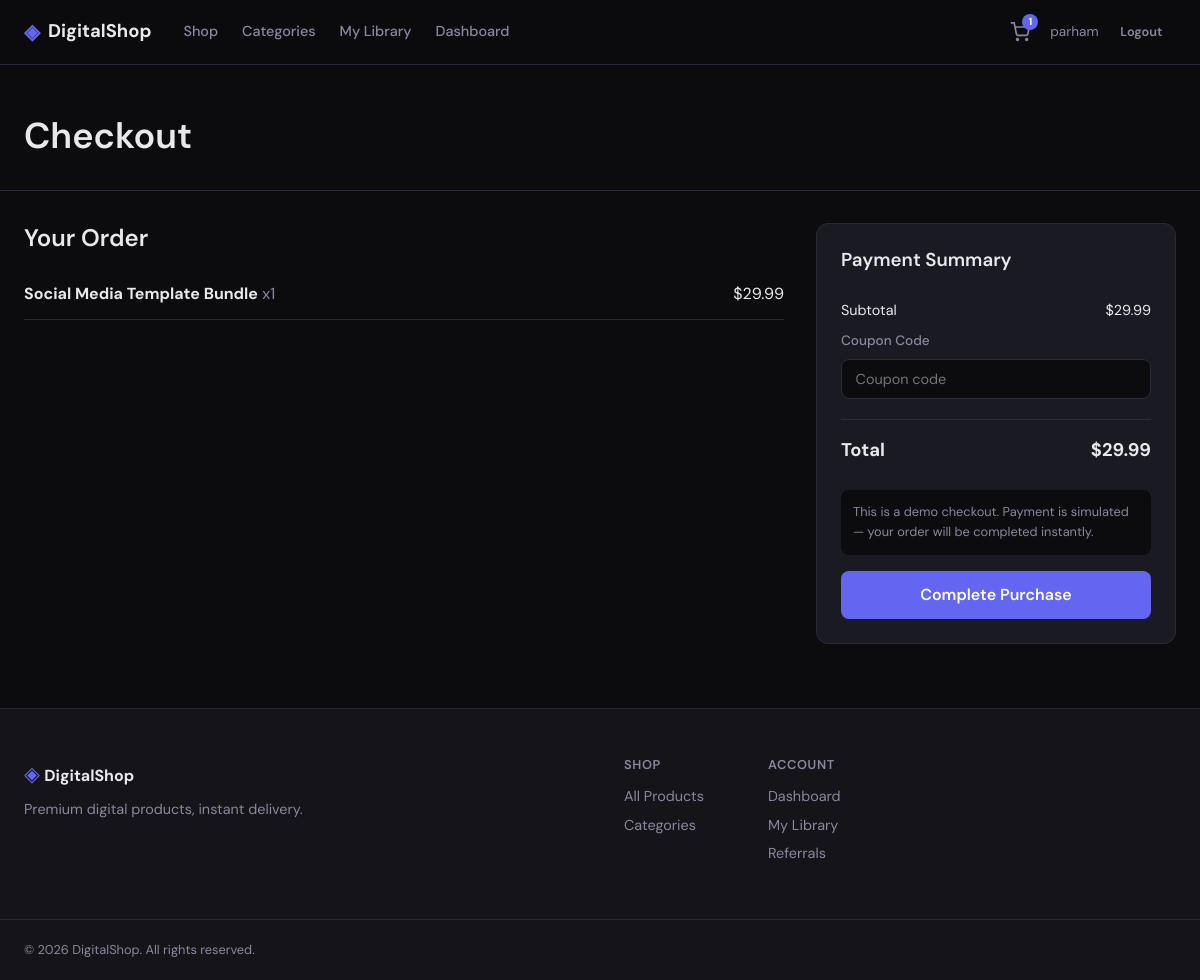
/cart/checkout/ (signed in), run on the app's committed database.
### apps/cart/models.py (models this page shows, shortened)
class CartItem(TimeStampedModel):
    cart = models.ForeignKey(Cart, on_delete=models.CASCADE, related_name="items")
    product = models.ForeignKey(Product, on_delete=models.CASCADE)
    quantity = models.PositiveIntegerField(default=1)
    class Meta:
        db_table = "cart_cart_item"
        unique_together = [("cart", "product")]
    @property
    def line_total(self):
        return self.product.price * self.quantity

### apps/catalog/models.py (models this page shows, shortened)
class Product(TimeStampedModel):
    category = models.ForeignKey(
        Category,
        on_delete=models.PROTECT,
        related_name="products",
    )
    title = models.CharField(max_length=200)
    slug = models.SlugField(max_length=220, unique=True, blank=True)
    short_description = models.CharField(max_length=300)
    description = models.TextField()
    price = models.DecimalField(max_digits=10, decimal_places=2)
    compare_at_price = models.DecimalField(
        max_digits=10,
        decimal_places=2,
        null=True,
        blank=True,
        help_text="Original price for sale display",
    )
    cover_image = models.ImageField(upload_to="products/covers/", blank=True, null=True)
    is_active = models.BooleanField(default=True)
    is_featured = models.BooleanField(default=False)
    download_count = models.PositiveIntegerField(default=0)
    class Meta:
        db_table = "catalog_product"
        ordering = ["-created_at"]

### apps/cart/views.py (the view)
# urls.py: path("checkout/", views.checkout, name="checkout"),
@login_required
def checkout(request):
    cart = get_or_create_cart(request)
    items = list(cart.items.select_related("product"))
    if not items:
        messages.warning(request, "Your cart is empty.")
        return redirect("catalog:products")
    subtotal = cart.subtotal
    coupon_code = request.session.get("coupon_code", "")
    coupon_discount = 0
    coupon = None
    if coupon_code:
        coupon = Coupon.objects.filter(code__iexact=coupon_code).first()
        if coupon and coupon.is_valid():
            coupon_discount = coupon.calculate_discount(subtotal)
    referral_credit = request.user.profile.referral_credit
    max_credit_usable = max(subtotal - coupon_discount, 0)
    if request.method == "POST":
        form = CheckoutForm(request.POST)
        if form.is_valid():
            try:
                order = CheckoutService.process_order(
                    user=request.user,
                    cart=cart,
                    coupon_code=form.cleaned_data.get("coupon_code") or coupon_code,
                    use_referral_credit=form.cleaned_data.get("use_referral_credit", False),
                )
                request.session.pop("coupon_code", None)
                messages.success(request, f"Order {order.order_number} completed successfully!")
                return redirect("orders:detail", order_number=order.order_number)
            except ValueError as e:
                messages.error(request, str(e))
    else:
        form = CheckoutForm(initial={"coupon_code": coupon_code})
    context = {
        "cart": cart,
        "items": items,
        "subtotal": subtotal,
        "coupon_discount": coupon_discount,
        "coupon_code": coupon_code,
        "referral_credit": referral_credit,
        "max_credit_usable": min(referral_credit, max_credit_usable),
        "total": max(subtotal - coupon_discount, 0),
        "form": form,
    }
    return render(request, "cart/checkout.html", context)

### apps/promotions/forms.py
class CheckoutForm(forms.Form):
    coupon_code = forms.CharField(
        max_length=50,
        required=False,
        widget=forms.TextInput(attrs={"placeholder": "Coupon code"}),
    )
    use_referral_credit = forms.BooleanField(required=False, initial=False)

### apps/cart/context_processors.py (called while the page is built)
def cart_context(request):
    try:
        cart = get_or_create_cart(request)
        return {
            "cart_item_count": cart.total_items,
        }
    except Exception:
        return {"cart_item_count": 0}

### apps/cart/models.py (called while the page is built)
    @property
    def total_items(self):
        return sum(item.quantity for item in self.items.all())

    @property
    def subtotal(self):
        return sum(item.line_total for item in self.items.select_related("product"))

### apps/cart/services.py (called while the page is built, shortened)
def get_or_create_cart(request):
    if request.user.is_authenticated:
        cart, _ = Cart.objects.get_or_create(user=request.user)
        return cart

### templates/cart/checkout.html (shortened to what this page needs)
{% extends "base.html" %}
{% block content %}
<div class="page-header">
    <div class="container">
        <h1>Checkout</h1>
    </div>
</div>
<div class="container checkout-layout">
    <div class="checkout-items">
        <h2>Your Order</h2>
        {% for item in items %}
        <div class="checkout-item">
            <div>
                <strong>{{ item.product.title }}</strong>
                <span class="text-muted">x{{ item.quantity }}</span>
            </div>
            <span>${{ item.line_total }}</span>
        </div>
        {% endfor %}
    </div>
    <aside class="checkout-summary">
        <form method="post" class="summary-card">
            <h3>Payment Summary</h3>
            <div class="summary-row">
                <span>Subtotal</span>
                <span>${{ subtotal }}</span>
            </div>
            <div class="form-group">
                <label for="id_coupon_code">Coupon Code</label>
                {{ form.coupon_code }}
            </div>
            <div class="summary-row total">
                <span>Total</span>
                <span>${{ total }}</span>
            </div>
            <p class="checkout-note">This is a demo checkout. Payment is simulated — your order will be completed instantly.</p>
            <button type="submit" class="btn btn-primary btn-block btn-lg">Complete Purchase</button>
        </form>
    </aside>
</div>
{% endblock %}

### templates/base.html (shortened to what this page needs)
{% load static %}
<!DOCTYPE html>
<html lang="en">
<head>
    <link rel="stylesheet" href="{% static 'css/main.css' %}">
</head>
<body>
    <nav class="navbar">
        <div class="container navbar-inner">
            <a href="{% url 'storefront:home' %}" class="logo">
                <span class="logo-icon">◈</span>
                DigitalShop
            </a>
            <div class="nav-links">
                <a href="{% url 'catalog:products' %}">Shop</a>
                <a href="{% url 'catalog:categories' %}">Categories</a>
                {% if user.is_authenticated %}
                    <a href="{% url 'accounts:library' %}">My Library</a>
                    <a href="{% url 'accounts:dashboard' %}">Dashboard</a>
                {% endif %}
            </div>
            <div class="nav-actions">
                <a href="{% url 'cart:detail' %}" class="cart-btn">
                    <svg width="20" height="20" viewBox="0 0 24 24" fill="none" stroke="currentColor" stroke-width="2"><circle cx="9" cy="21" r="1"/><circle cx="20" cy="21" r="1"/><path d="M1 1h4l2.68 13.39a2 2 0 0 0 2 1.61h9.72a2 2 0 0 0 2-1.61L23 6H6"/></svg>
                    {% if cart_item_count %}<span class="cart-badge">{{ cart_item_count }}</span>{% endif %}
                </a>
                {% if user.is_authenticated %}
                    <div class="user-menu">
                        <span class="user-name">{{ user.username }}</span>
                        <a href="{% url 'accounts:logout' %}" class="btn btn-ghost btn-sm">Logout</a>
                    </div>
                {% else %}
                    <a href="{% url 'accounts:login' %}" class="btn btn-ghost btn-sm">Login</a>
                    <a href="{% url 'accounts:register' %}" class="btn btn-primary btn-sm">Sign Up</a>
                {% endif %}
            </div>
        </div>
    </nav>
    <main>
        {% block content %}{% endblock %}
    </main>
    <footer class="footer">
        <div class="container footer-inner">
            <div class="footer-brand">
                <span class="logo-icon">◈</span>
                <strong>DigitalShop</strong>
                <p>Premium digital products, instant delivery.</p>
            </div>
            <div class="footer-links">
                <div>
                    <h4>Shop</h4>
                    <a href="{% url 'catalog:products' %}">All Products</a>
                    <a href="{% url 'catalog:categories' %}">Categories</a>
                </div>
                <div>
                    <h4>Account</h4>
                    <a href="{% url 'accounts:dashboard' %}">Dashboard</a>
                    <a href="{% url 'accounts:library' %}">My Library</a>
                    <a href="{% url 'accounts:referrals' %}">Referrals</a>
                </div>
            </div>
        </div>
        <div class="footer-bottom container">
            <p>&copy; 2026 DigitalShop. All rights reserved.</p>
        </div>
    </footer>
</body>
</html>

### data on the page
CartItem: product "Social Media Template Bundle", quantity "1", line_total "29.99"

### other printed values
{{ cart_item_count }} "1"
{{ user.username }} "parham"
{{ subtotal }} "29.99"
{{ total }} "29.99"
